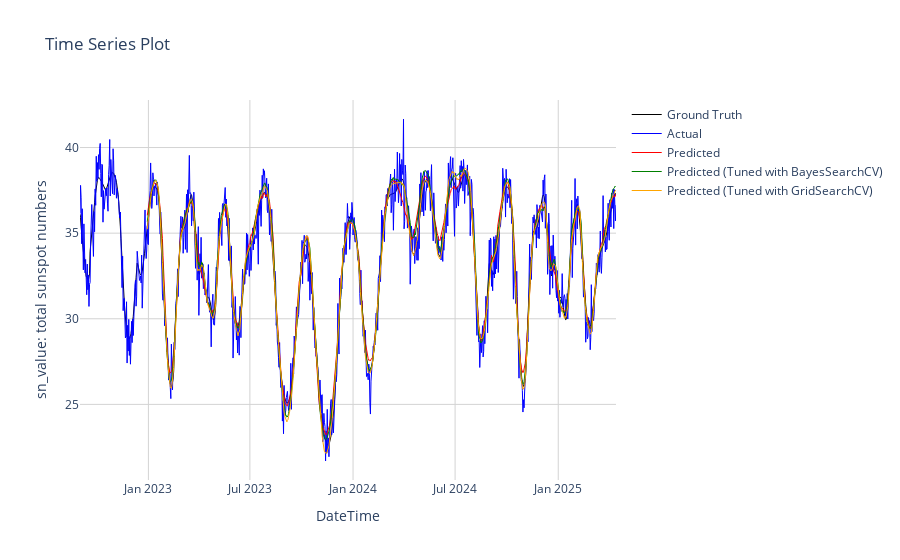

Write notebook code for a chart like this one.
### Markdown cell above
#### Visualize

### Code cell
# Visualize the result
fig = go.Figure()

# Add the 'Actual' trace
fig.add_trace(go.Scatter(x=df.index, y=df['y'],
                         mode='lines',
                         name='Ground Truth',
                         line=dict(color='black', width=1)))

fig.add_trace(go.Scatter(x=df.index, y=df['y_test'],
                         mode='lines',
                         name='Actual',
                         line=dict(color='blue', width=1)))

# Add the 'Predicted' trace
fig.add_trace(go.Scatter(x=df.index, y=df['TransformerDecoder_Bayesian'],
                         mode='lines',
                         name='Predicted (Tuned with BayesSearchCV)',
                         line=dict(color='green', width=1)))

fig.add_trace(go.Scatter(x=df.index, y=df['TransformerDecoder_Grid'],
                         mode='lines',
                         name='Predicted (Tuned with GridSearchCV)',
                         line=dict(color='orange', width=1)))

# Update layout for title, axis labels, and grid
fig.update_layout(
    title='Time Series Plot',
    xaxis_title='DateTime',
    yaxis_title='sn_value: total sunspot numbers',
    hovermode='x unified', # This is useful for time series to see values across traces at a given x
    template='plotly_white' # A clean white background template
)

# Add gridlines
fig.update_xaxes(showgrid=True, gridwidth=1, gridcolor='lightgray')
fig.update_yaxes(showgrid=True, gridwidth=1, gridcolor='lightgray')

fig.show()

### Figure 1 — Plotly figure (JSON) as saved in the notebook; plotly's stock layout.template omitted (floating-point values rounded to 4 significant figures; data arrays with more than 128 entries replaced by an {"elided": "..."} marker saying what was removed)
{"data": [{"line": {"color": "black", "width": 1}, "mode": "lines", "name": "Ground Truth", "type": "scatter", "x": {"elided": "957 str values"}, "y": {"elided": "957 float values"}}, {"line": {"color": "blue", "width": 1}, "mode": "lines", "name": "Actual", "type": "scatter", "x": {"elided": "957 str values"}, "y": {"elided": "957 float values"}}, {"line": {"color": "red", "width": 1}, "mode": "lines", "name": "Predicted", "type": "scatter", "x": {"elided": "957 str values"}, "y": {"elided": "957 float values"}}, {"line": {"color": "green", "width": 1}, "mode": "lines", "name": "Predicted (Tuned with BayesSearchCV)", "type": "scatter", "x": {"elided": "957 str values"}, "y": {"elided": "957 float values"}}, {"line": {"color": "orange", "width": 1}, "mode": "lines", "name": "Predicted (Tuned with GridSearchCV)", "type": "scatter", "x": {"elided": "957 str values"}, "y": {"elided": "957 float values"}}], "layout": {"hovermode": "x unified", "title": {"text": "Time Series Plot"}, "xaxis": {"gridcolor": "lightgray", "gridwidth": 1, "showgrid": true, "title": {"text": "DateTime"}}, "yaxis": {"gridcolor": "lightgray", "gridwidth": 1, "showgrid": true, "title": {"text": "sn_value: total sunspot numbers"}}}}
